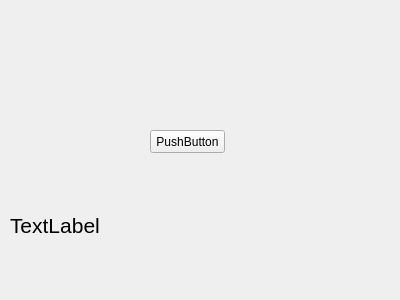
<?xml version="1.0" encoding="UTF-8"?>
<ui version="4.0">
 <class>Widget</class>
 <widget class="QWidget" name="Widget">
  <property name="geometry">
   <rect>
    <x>0</x>
    <y>0</y>
    <width>400</width>
    <height>300</height>
   </rect>
  </property>
  <property name="windowTitle">
   <string>Widget</string>
  </property>
  <widget class="QPushButton" name="pushButton">
   <property name="geometry">
    <rect>
     <x>150</x>
     <y>130</y>
     <width>75</width>
     <height>23</height>
    </rect>
   </property>
   <property name="text">
    <string>PushButton</string>
   </property>
  </widget>
  <widget class="QLabel" name="label">
   <property name="geometry">
    <rect>
     <x>10</x>
     <y>200</y>
     <width>381</width>
     <height>51</height>
    </rect>
   </property>
   <property name="font">
    <font>
     <pointsize>16</pointsize>
    </font>
   </property>
   <property name="text">
    <string>TextLabel</string>
   </property>
  </widget>
 </widget>
 <layoutdefault spacing="6" margin="11"/>
 <resources/>
 <connections/>
</ui>
